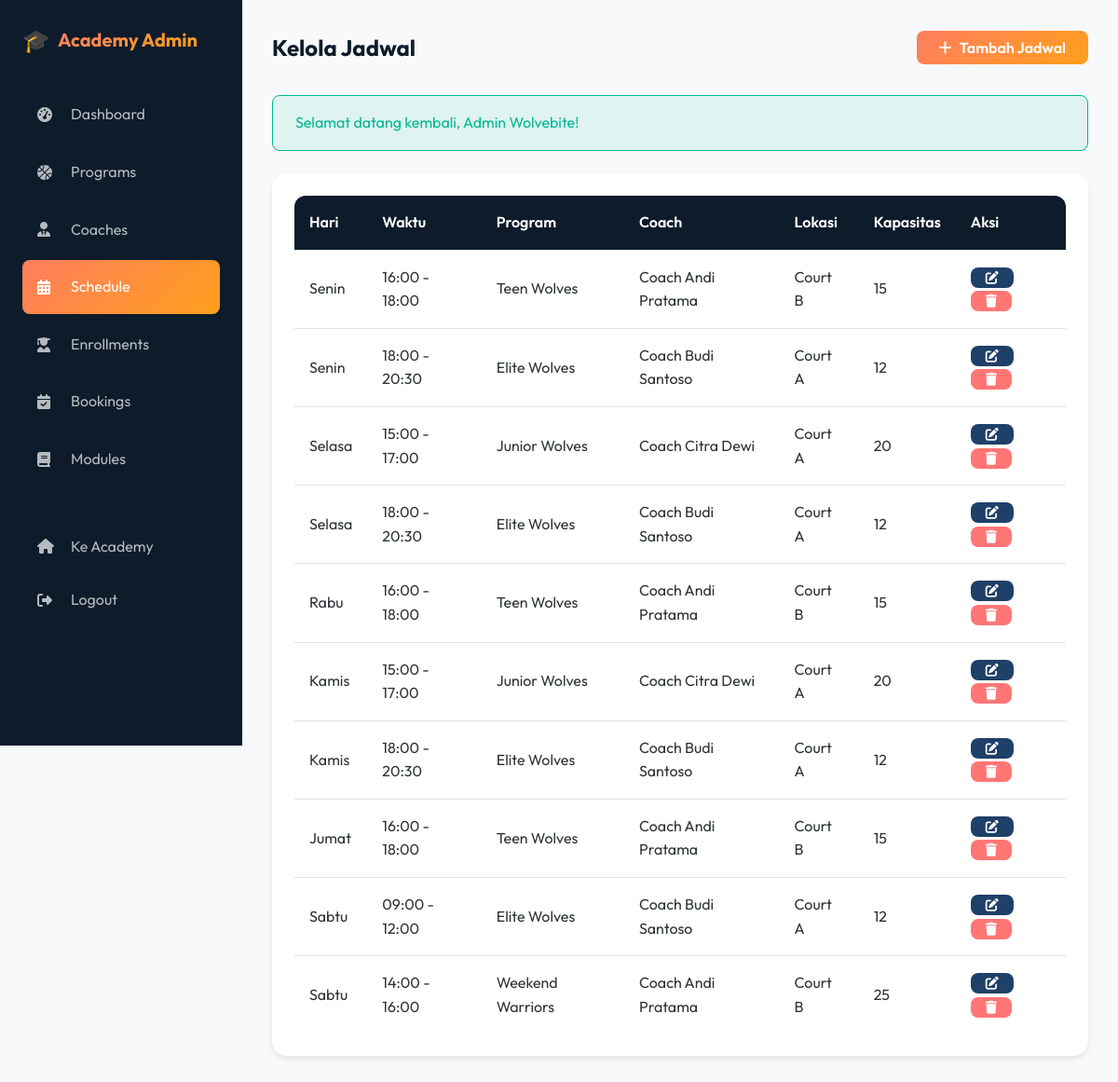
Page /academy/admin/schedule.php (signed in) on the committed database.
### tables this page shows
CREATE TABLE IF NOT EXISTS academy_schedule (
    id INT AUTO_INCREMENT PRIMARY KEY,
    program_id INT NOT NULL,
    coach_id INT,
    day_of_week ENUM('monday', 'tuesday', 'wednesday', 'thursday', 'friday', 'saturday', 'sunday') NOT NULL,
    start_time TIME NOT NULL,
    end_time TIME NOT NULL,
    location VARCHAR(100) DEFAULT 'Court A',
    max_capacity INT DEFAULT 20,
    notes TEXT,
    status ENUM('active', 'cancelled') DEFAULT 'active',
    created_at TIMESTAMP DEFAULT CURRENT_TIMESTAMP,
    FOREIGN KEY (program_id) REFERENCES academy_programs(id) ON DELETE CASCADE,
    FOREIGN KEY (coach_id) REFERENCES academy_coaches(id) ON DELETE SET NULL
);

CREATE TABLE IF NOT EXISTS academy_programs (
    id INT AUTO_INCREMENT PRIMARY KEY,
    name VARCHAR(100) NOT NULL,
    slug VARCHAR(100) UNIQUE,
    description TEXT,
    level ENUM('beginner', 'intermediate', 'advanced', 'elite') DEFAULT 'beginner',
    age_min INT DEFAULT 0,
    age_max INT DEFAULT 99,
    duration_weeks INT DEFAULT 12,
    sessions_per_week INT DEFAULT 2,
    price DECIMAL(12,2) NOT NULL DEFAULT 0,
    max_participants INT DEFAULT 20,
    coach_id INT,
    image VARCHAR(255),
    status ENUM('active', 'inactive', 'full') DEFAULT 'active',
    created_at TIMESTAMP DEFAULT CURRENT_TIMESTAMP,
    updated_at TIMESTAMP DEFAULT CURRENT_TIMESTAMP ON UPDATE CURRENT_TIMESTAMP,
    FOREIGN KEY (coach_id) REFERENCES academy_coaches(id) ON DELETE SET NULL
);

CREATE TABLE IF NOT EXISTS academy_coaches (
    id INT AUTO_INCREMENT PRIMARY KEY,
    name VARCHAR(100) NOT NULL,
    email VARCHAR(100) UNIQUE,
    phone VARCHAR(20),
    specialization VARCHAR(100),
    bio TEXT,
    photo VARCHAR(255),
    experience_years INT DEFAULT 0,
    certifications TEXT,
    status ENUM('active', 'inactive') DEFAULT 'active',
    created_at TIMESTAMP DEFAULT CURRENT_TIMESTAMP,
    updated_at TIMESTAMP DEFAULT CURRENT_TIMESTAMP ON UPDATE CURRENT_TIMESTAMP
);

### academy/includes/functions.php (called while the page is built, shortened)
<?php
require_once __DIR__ . '/../../includes/functions.php';
function formatDay($day)
{
    $days = [
        'monday' => 'Senin',
        'tuesday' => 'Selasa',
        'wednesday' => 'Rabu',
        'thursday' => 'Kamis',
        'friday' => 'Jumat',
        'saturday' => 'Sabtu',
        'sunday' => 'Minggu'
    ];
    return $days[$day] ?? $day;
}
?>

### academy/admin/schedule.php (the view, shortened to what this page needs)
<?php
require_once '../includes/functions.php';
$schedules = mysqli_query($conn, "SELECT s.*, p.name as program_name, c.name as coach_name
                                  FROM academy_schedule s
                                  JOIN academy_programs p ON s.program_id = p.id
                                  LEFT JOIN academy_coaches c ON s.coach_id = c.id
                                  ORDER BY FIELD(s.day_of_week, 'monday','tuesday','wednesday','thursday','friday','saturday','sunday'), s.start_time");
$pendingEnrollments = mysqli_fetch_assoc(mysqli_query($conn, "SELECT COUNT(*) as count FROM academy_enrollments WHERE status = 'pending'"))['count'];
$pendingBookings = mysqli_fetch_assoc(mysqli_query($conn, "SELECT COUNT(*) as count FROM academy_bookings WHERE status = 'pending'"))['count'];
?>
<!DOCTYPE html>
<html lang="id">
<head>
    <link rel="stylesheet" href="https://cdnjs.cloudflare.com/ajax/libs/font-awesome/6.4.0/css/all.min.css">
    <link rel="stylesheet" href="<?php echo SITE_URL; ?>/assets/css/style.css">
</head>
<body>
    <div class="admin-layout">
        <aside class="admin-sidebar">
            <a href="<?php echo SITE_URL; ?>/academy/" class="nav-logo">
                <span class="logo-icon">🎓</span>
                <span class="logo-text">Academy Admin</span>
            </a>
            <nav class="admin-nav">
                <a href="index.php" class="admin-nav-link"><i class="fas fa-tachometer-alt"></i> Dashboard</a>
                <a href="programs.php" class="admin-nav-link"><i class="fas fa-basketball-ball"></i> Programs</a>
                <a href="coaches.php" class="admin-nav-link"><i class="fas fa-user-tie"></i> Coaches</a>
                <a href="schedule.php" class="admin-nav-link active"><i class="fas fa-calendar-alt"></i> Schedule</a>
                <a href="enrollments.php" class="admin-nav-link"><i class="fas fa-user-graduate"></i> Enrollments
                    <?php if ($pendingEnrollments > 0): ?><span class="badge badge-warning"
                            style="margin-left: auto;"><?php echo $pendingEnrollments; ?></span><?php endif; ?></a>
                <a href="bookings.php" class="admin-nav-link"><i class="fas fa-calendar-check"></i> Bookings
                    <?php if ($pendingBookings > 0): ?><span class="badge badge-warning"
                            style="margin-left: auto;"><?php echo $pendingBookings; ?></span><?php endif; ?></a>
                <a href="modules.php" class="admin-nav-link"><i class="fas fa-book"></i> Modules</a>
                <div style="margin-top: auto; padding-top: var(--space-xl);">
                    <a href="<?php echo SITE_URL; ?>/academy/" class="admin-nav-link"><i class="fas fa-home"></i> Ke
                        Academy</a>
                    <a href="<?php echo SITE_URL; ?>/logout.php" class="admin-nav-link"><i
                            class="fas fa-sign-out-alt"></i> Logout</a>
                </div>
            </nav>
        </aside>
        <main class="admin-main">
            <div class="admin-header">
                <h1>Kelola Jadwal</h1>
                <button class="btn btn-primary" onclick="openModal()"><i class="fas fa-plus"></i> Tambah Jadwal</button>
            </div>
            <div class="card">
                <div class="card-body">
                    <table class="table">
                        <thead>
                            <tr>
                                <th>Hari</th>
                                <th>Waktu</th>
                                <th>Program</th>
                                <th>Coach</th>
                                <th>Lokasi</th>
                                <th>Kapasitas</th>
                                <th>Aksi</th>
                            </tr>
                        </thead>
                        <tbody>
                            <?php while ($s = mysqli_fetch_assoc($schedules)): ?>
                                <tr>
                                    <td class="schedule-day"><?php echo formatDay($s['day_of_week']); ?></td>
                                    <td><?php echo formatTime($s['start_time']); ?> -
                                        <?php echo formatTime($s['end_time']); ?></td>
                                    <td><?php echo sanitize($s['program_name']); ?></td>
                                    <td><?php echo sanitize($s['coach_name'] ?? '-'); ?></td>
                                    <td><?php echo sanitize($s['location']); ?></td>
                                    <td><?php echo $s['max_capacity']; ?></td>
                                    <td>
                                        <button class="btn btn-sm btn-secondary"
                                            onclick="editSchedule(<?php echo htmlspecialchars(json_encode($s)); ?>)"><i
                                                class="fas fa-edit"></i></button>
                                        <a href="schedule.php?delete=<?php echo $s['id']; ?>" class="btn btn-sm btn-danger"
                                            onclick="return confirm('Hapus jadwal ini?')"><i class="fas fa-trash"></i></a>
                                    </td>
                                </tr>
                            <?php endwhile; ?>
                        </tbody>
                    </table>
                </div>
            </div>
        </main>
    </div>
</body>
</html>

### assets/css/style.css (style rules this page uses)
:root { --primary-dark: #0d1b2a; --primary: #1f4068; --primary-light: #2a5298; --accent-color: #ff7e5f; --accent-alt: #ff9f1c; --accent-gradient: linear-gradient(135deg, #ff7e5f, #ff9f1c); --bg-color: #f8f9fa; --bg-dark: #0d1b2a; --card-bg: #ffffff; --text-color: #2d3436; --text-light: #636e72; --text-muted: #b2bec3; --border-color: #dfe6e9; --success: #00b894; --warning: #fdcb6e; --danger: #ff7675; --info: #74b9ff; --font-family: 'Outfit', sans-serif; --font-size-xs: 0.75rem; --font-size-sm: 0.875rem; --font-size-base: 1rem; --font-size-lg: 1.125rem; --font-size-xl: 1.25rem; --font-size-2xl: 1.5rem; --font-size-3xl: 2rem; --font-size-4xl: 2.5rem; --font-size-5xl: 3rem; --space-xs: 0.25rem; --space-sm: 0.5rem; --space-md: 1rem; --space-lg: 1.5rem; --space-xl: 2rem; --space-2xl: 3rem; --space-3xl: 4rem; --radius-sm: 0.375rem; --radius-md: 0.5rem; --radius-lg: 0.75rem; --radius-xl: 1rem; --radius-2xl: 1.5rem; --radius-full: 9999px; --shadow-sm: 0 1px 2px rgba(0, 0, 0, 0.05); --shadow-md: 0 4px 6px -1px rgba(0, 0, 0, 0.1); --shadow-lg: 0 10px 15px -3px rgba(0, 0, 0, 0.1); --shadow-xl: 0 20px 25px -5px rgba(0, 0, 0, 0.1); --shadow-glow: 0 0 30px rgba(255, 126, 95, 0.3); --transition-fast: 0.15s ease; --transition-base: 0.3s ease; --transition-slow: 0.5s ease; --container-max: 1200px; --container-padding: 1rem; }
*, *::before, *::after { margin: 0; padding: 0; box-sizing: border-box; }
html { scroll-behavior: smooth; }
body { font-family: var(--font-family); font-size: var(--font-size-base); line-height: 1.6; color: var(--text-color); background-color: var(--bg-color); min-height: 100vh; display: flex; flex-direction: column; }
a { text-decoration: none; color: inherit; transition: color var(--transition-fast); }
button, input, select, textarea { font-family: inherit; font-size: inherit; }
button { cursor: pointer; border: none; background: none; }
.nav-logo { display: flex; align-items: center; gap: var(--space-sm); font-size: var(--font-size-xl); font-weight: 700; color: #fff; }
.logo-icon { font-size: var(--font-size-2xl); }
.logo-text { background: var(--accent-gradient); -webkit-background-clip: text; background-clip: text; -webkit-text-fill-color: transparent; }
.btn { display: inline-flex; align-items: center; justify-content: center; gap: var(--space-sm); padding: var(--space-sm) var(--space-lg); font-weight: 600; border-radius: var(--radius-md); transition: all var(--transition-fast); cursor: pointer; border: none; }
.btn-primary { background: var(--accent-gradient); color: #fff; }
.btn-secondary { background: var(--primary); color: #fff; }
.btn-danger { background: var(--danger); color: #fff; }
.btn-sm { padding: var(--space-xs) var(--space-md); font-size: var(--font-size-sm); }
.card { background: var(--card-bg); border-radius: var(--radius-xl); box-shadow: var(--shadow-md); overflow: hidden; transition: all var(--transition-base); }
.card-body { padding: var(--space-lg); }
.table { width: 100%; border-collapse: collapse; background: var(--card-bg); border-radius: var(--radius-lg); overflow: hidden; }
.table th, .table td { padding: var(--space-md); text-align: left; border-bottom: 1px solid var(--border-color); }
.table th { background: var(--primary-dark); color: #fff; font-weight: 600; }
.table tbody tr:last-child td { border-bottom: none; }
.admin-layout { display: grid; grid-template-columns: 260px 1fr; min-height: 100vh; }
.admin-sidebar { background: var(--primary-dark); color: #fff; padding: var(--space-lg); position: sticky; top: 0; height: 100vh; overflow-y: auto; }
.admin-sidebar .nav-logo { margin-bottom: var(--space-xl); }
.admin-nav { display: flex; flex-direction: column; gap: var(--space-xs); }
.admin-nav-link { display: flex; align-items: center; gap: var(--space-md); padding: var(--space-md); color: rgba(255, 255, 255, 0.7); border-radius: var(--radius-md); transition: all var(--transition-fast); }
.admin-nav-link:hover, .admin-nav-link.active { background: rgba(255, 255, 255, 0.1); color: #fff; }
.admin-nav-link.active { background: var(--accent-gradient); }
.admin-nav-link i { width: 20px; }
.admin-main { padding: var(--space-xl); background: var(--bg-color); }
.admin-header { display: flex; justify-content: space-between; align-items: center; margin-bottom: var(--space-xl); }
.admin-header h1 { font-size: var(--font-size-2xl); color: var(--primary-dark); }

### rows in the picture
academy_schedule: day_of_week "Senin", start_time "16:00", end_time "18:00", program.name "Teen Wolves", coach.name "Coach Andi Pratama", location "Court B", max_capacity "15"
academy_schedule: day_of_week "Senin", start_time "18:00", end_time "20:30", program.name "Elite Wolves", coach.name "Coach Budi Santoso", location "Court A", max_capacity "12"
academy_schedule: day_of_week "Selasa", start_time "15:00", end_time "17:00", program.name "Junior Wolves", coach.name "Coach Citra Dewi", location "Court A", max_capacity "20"
academy_schedule: day_of_week "Selasa", start_time "18:00", end_time "20:30", program.name "Elite Wolves", coach.name "Coach Budi Santoso", location "Court A", max_capacity "12"
academy_schedule: day_of_week "Rabu", start_time "16:00", end_time "18:00", program.name "Teen Wolves", coach.name "Coach Andi Pratama", location "Court B", max_capacity "15"
academy_schedule: day_of_week "Kamis", start_time "15:00", end_time "17:00", program.name "Junior Wolves", coach.name "Coach Citra Dewi", location "Court A", max_capacity "20"
academy_schedule: day_of_week "Kamis", start_time "18:00", end_time "20:30", program.name "Elite Wolves", coach.name "Coach Budi Santoso", location "Court A", max_capacity "12"
academy_schedule: day_of_week "Jumat", start_time "16:00", end_time "18:00", program.name "Teen Wolves", coach.name "Coach Andi Pratama", location "Court B", max_capacity "15"
academy_schedule: day_of_week "Sabtu", start_time "09:00", end_time "12:00", program.name "Elite Wolves", coach.name "Coach Budi Santoso", location "Court A", max_capacity "12"
academy_schedule: day_of_week "Sabtu", start_time "14:00", end_time "16:00", program.name "Weekend Warriors", coach.name "Coach Andi Pratama", location "Court B", max_capacity "25"

### other values in the picture
$message "Selamat datang kembali, Admin Wolvebite!"
